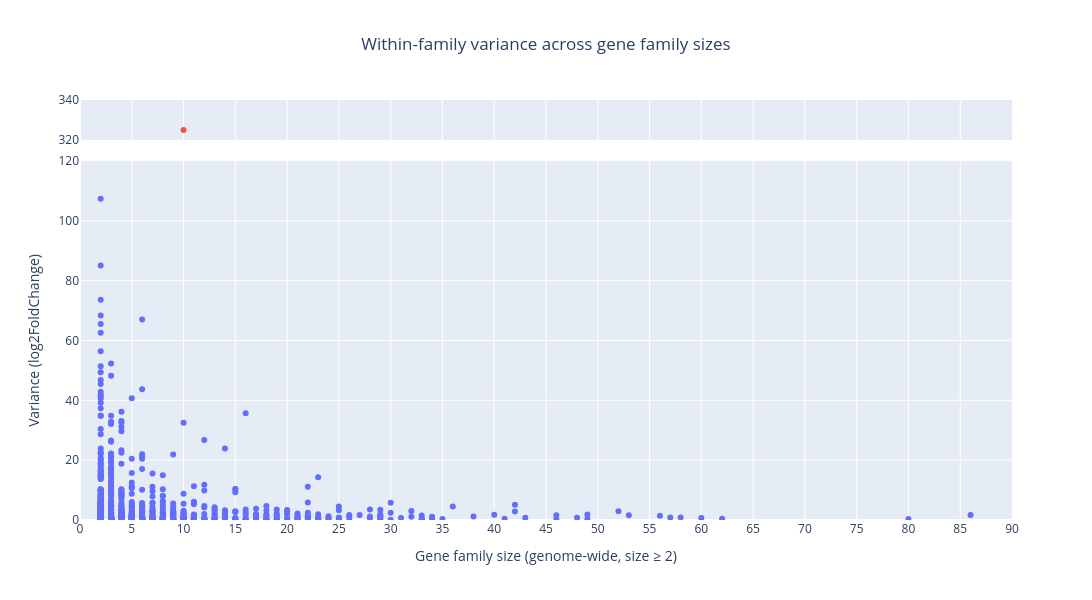

Notebook source saved alongside this figure:
### Markdown cell above
Plot

### Code cell
#separate the outlier 
low = variance_within_hog[variance_within_hog["variance"] <= 120]
high = variance_within_hog[variance_within_hog["variance"] > 120]

#create two subplots 
fig4 = make_subplots(
    rows=2, cols=1,
    shared_xaxes=True,
    row_heights=[0.1, 0.9],  # small top, big bottom
    vertical_spacing=0.05
)

#Add bottom panel (main plot)
fig4.add_trace(
    go.Scatter(
        x=low["hog_size_genome"],
        y=low["variance"],
        mode="markers",
        hovertext=low["HOG"],
        name="Variance"
    ),
    row=2, col=1
)

#Add top panel (outlier)
fig4.add_trace(
    go.Scatter(
        x=high["hog_size_genome"],
        y=high["variance"],
        mode="markers",
        hovertext=high["HOG"],
        name="Outlier"
    ),
    row=1, col=1
)

#set axis rate
fig4.update_yaxes(range=[0,120], row=2, col=1)
fig4.update_yaxes(range=[320,340], 
                  tickmode="array",
                  tickvals=[320,340],
                  row=1, col=1)

fig4.update_layout(
    title=dict(text="Within-family variance across gene family sizes", x=0.5, xanchor="center"),
    height=600,
    width=1200,
    showlegend=False,
)
# Set bottom axis titles
fig4.update_xaxes(range=[0,90], title_text=" Gene family size (genome-wide, size ≥ 2)", row=2, col=1, tickmode="linear", dtick=5)
fig4.update_yaxes(title_text="Variance (log2FoldChange)", row=2, col=1)

#top x axis ticks
fig4.update_xaxes(range=[0,90], row=1, col=1, tickmode="linear", dtick=5)
fig4.write_image("within_family_variance_size.svg")
fig4.show()

### Figure 1 — Plotly figure (JSON) as saved in the notebook; plotly's stock layout.template omitted (floating-point values rounded to 4 significant figures; data arrays with more than 128 entries replaced by an {"elided": "..."} marker saying what was removed)
{"data": [{"hovertext": {"elided": "2649 str values"}, "mode": "markers", "name": "Variance", "type": "scatter", "x": {"elided": "2649 int values"}, "xaxis": "x2", "y": {"elided": "2649 float values"}, "yaxis": "y2"}, {"hovertext": ["N0.HOG0000646"], "mode": "markers", "name": "Outlier", "type": "scatter", "x": [10], "xaxis": "x", "y": [325.0], "yaxis": "y"}], "layout": {"height": 600, "showlegend": false, "title": {"text": "Within-family variance across gene family sizes", "x": 0.5, "xanchor": "center"}, "width": 1200, "xaxis": {"anchor": "y", "domain": [0, 1], "dtick": 5, "matches": "x2", "range": [0, 90], "showticklabels": false, "tickmode": "linear"}, "xaxis2": {"anchor": "y2", "domain": [0, 1], "dtick": 5, "range": [0, 90], "tickmode": "linear", "title": {"text": " Gene family size (genome-wide, size ≥ 2)"}}, "yaxis": {"anchor": "x", "domain": [0.905, 1], "range": [320, 340], "tickmode": "array", "tickvals": [320, 340]}, "yaxis2": {"anchor": "x2", "domain": [0, 0.855], "range": [0, 120], "title": {"text": "Variance (log2FoldChange)"}}}}
